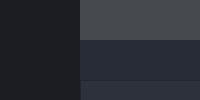
  <widget class="QWidget" name="centralwidget">
   <property name="styleSheet">
    <string notr="true">background: transparent;
color: rgb(210, 210, 210);</string>
   </property>
   <layout class="QHBoxLayout" name="horizontalLayout">
    <property name="spacing">
     <number>0</number>
    </property>
    <property name="leftMargin">
     <number>0</number>
    </property>
    <property name="topMargin">
     <number>0</number>
    </property>
    <property name="rightMargin">
     <number>0</number>
    </property>
    <property name="bottomMargin">
     <number>0</number>
    </property>
    <item>
     <widget class="QFrame" name="frame_main">
      <property name="styleSheet">
       <string notr="true"/>
      </property>
      <property name="frameShape">
       <enum>QFrame::NoFrame</enum>
      </property>
      <property name="frameShadow">
       <enum>QFrame::Raised</enum>
      </property>
      <layout class="QVBoxLayout" name="verticalLayout">
       <property name="spacing">
        <number>0</number>
       </property>
       <property name="leftMargin">
        <number>0</number>
       </property>
       <property name="topMargin">
        <number>0</number>
       </property>
       <property name="rightMargin">
        <number>0</number>
       </property>
       <property name="bottomMargin">
        <number>0</number>
       </property>
       <item>
        <widget class="QFrame" name="frame_top">
         <property name="maximumSize">
          <size>
           <width>16777215</width>
           <height>80</height>
          </size>
         </property>
         <property name="styleSheet">
          <string notr="true">background-color: transparent;</string>
         </property>
         <property name="frameShape">
          <enum>QFrame::NoFrame</enum>
         </property>
         <property name="frameShadow">
          <enum>QFrame::Raised</enum>
         </property>
         <layout class="QHBoxLayout" name="horizontalLayout_3">
          <property name="spacing">
           <number>0</number>
          </property>
          <property name="leftMargin">
           <number>0</number>
          </property>
          <property name="topMargin">
           <number>0</number>
          </property>
          <property name="rightMargin">
           <number>0</number>
          </property>
          <property name="bottomMargin">
           <number>0</number>
          </property>
          <item>
           <widget class="QFrame" name="frame_toggle">
            <property name="maximumSize">
             <size>
              <width>80</width>
              <height>16777215</height>
             </size>
            </property>
            <property name="styleSheet">
             <string notr="true">background-color: rgb(27, 29, 35);</string>
            </property>
            <property name="frameShape">
             <enum>QFrame::NoFrame</enum>
            </property>
            <property name="frameShadow">
             <enum>QFrame::Raised</enum>
            </property>
            <layout class="QVBoxLayout" name="verticalLayout_3">
             <property name="spacing">
              <number>0</number>
             </property>
             <property name="leftMargin">
              <number>0</number>
             </property>
             <property name="topMargin">
              <number>0</number>
             </property>
             <property name="rightMargin">
              <number>0</number>
             </property>
             <property name="bottomMargin">
              <number>0</number>
             </property>
             <item>
              <widget class="QPushButton" name="btn_toggle_menu">
               <property name="sizePolicy">
                <sizepolicy hsizetype="Expanding" vsizetype="Expanding">
                 <horstretch>240</horstretch>
                 <verstretch>0</verstretch>
                </sizepolicy>
               </property>
               <property name="maximumSize">
                <size>
                 <width>80</width>
                 <height>16777215</height>
                </size>
               </property>
               <property name="styleSheet">
                <string notr="true">QPushButton {
	background-image: url(:/24x24/icons/24x24/cil-menu.png);
	background-position: center;
	background-repeat: no-repeat;
	border: none;
	background-color: rgb(27, 29, 35);
}

QPushButton:hover {
	background-color: rgb(33, 37, 43);
}

QPushButton:pressed, 
QPushButton:checked {	
	background-color: rgb(44, 49, 60);
}</string>
               </property>
               <property name="text">
                <string/>
               </property>
               <property name="checkable">
                <bool>true</bool>
               </property>
               <property name="autoExclusive">
                <bool>true</bool>
               </property>
               <property name="autoDefault">
                <bool>true</bool>
               </property>
              </widget>
             </item>
            </layout>
           </widget>
          </item>
          <item>
           <widget class="QFrame" name="frame_top_right">
            <property name="styleSheet">
             <string notr="true">background: transparent;</string>
            </property>
            <property name="frameShape">
             <enum>QFrame::NoFrame</enum>
            </property>
            <property name="frameShadow">
             <enum>QFrame::Raised</enum>
            </property>
            <layout class="QVBoxLayout" name="verticalLayout_2">
             <property name="spacing">
              <number>0</number>
             </property>
             <property name="leftMargin">
              <number>0</number>
             </property>
             <property name="topMargin">
              <number>0</number>
             </property>
             <property name="rightMargin">
              <number>0</number>
             </property>
             <property name="bottomMargin">
              <number>0</number>
             </property>
             <item>
              <widget class="QFrame" name="frame_top_btns">
               <property name="maximumSize">
                <size>
                 <width>16777215</width>
                 <height>40</height>
                </size>
               </property>
               <property name="styleSheet">
                <string notr="true">background-color: rgba(33, 37, 43, 150);</string>
               </property>
               <property name="frameShape">
                <enum>QFrame::NoFrame</enum>
               </property>
               <property name="frameShadow">
                <enum>QFrame::Raised</enum>
               </property>
               <layout class="QHBoxLayout" name="horizontalLayout_4">
                <property name="spacing">
                 <number>0</number>
                </property>
                <property name="leftMargin">
                 <number>0</number>
                </property>
                <property name="topMargin">
                 <number>0</number>
                </property>
                <property name="rightMargin">
                 <number>0</number>
                </property>
                <property name="bottomMargin">
                 <number>0</number>
                </property>
                <item>
                 <widget class="QFrame" name="frame_label_top_btns">
                  <property name="frameShape">
                   <enum>QFrame::NoFrame</enum>
                  </property>
                  <property name="frameShadow">
                   <enum>QFrame::Raised</enum>
                  </property>
                  <layout class="QHBoxLayout" name="horizontalLayout_10">
                   <property name="spacing">
                    <number>0</number>
                   </property>
                   <property name="leftMargin">
                    <number>0</number>
                   </property>
                   <property name="topMargin">
                    <number>0</number>
                   </property>
                   <property name="rightMargin">
                    <number>0</number>
                   </property>
                   <property name="bottomMargin">
                    <number>0</number>
                   </property>
                  </layout>
                 </widget>
                </item>
                <item>
                 <widget class="QFrame" name="frame_btns_right">
                  <property name="maximumSize">
                   <size>
                    <width>120</width>
                    <height>16777215</height>
                   </size>
                  </property>
                  <property name="frameShape">
                   <enum>QFrame::NoFrame</enum>
                  </property>
                  <property name="frameShadow">
                   <enum>QFrame::Raised</enum>
                  </property>
                  <layout class="QHBoxLayout" name="horizontalLayout_5">
                   <property name="spacing">
                    <number>0</number>
                   </property>
                   <property name="leftMargin">
                    <number>0</number>
                   </property>
                   <property name="topMargin">
                    <number>0</number>
                   </property>
                   <property name="rightMargin">
                    <number>0</number>
                   </property>
                   <property name="bottomMargin">
                    <number>0</number>
                   </property>
                   <item>
                    <widget class="QPushButton" name="btn_minimize">
                     <property name="sizePolicy">
                      <sizepolicy hsizetype="Minimum" vsizetype="Expanding">
                       <horstretch>0</horstretch>
                       <verstretch>0</verstretch>
                      </sizepolicy>
                     </property>
                     <property name="toolTip">
                      <string>Minimize</string>
                     </property>
                     <property name="styleSheet">
                      <string notr="true">QPushButton {	
	border: none;
	background-color: transparent;
}
QPushButton:hover {
	background-color: rgb(44, 49, 60)
}
QPushButton:pressed {	
	background-color: rgb(85, 170, 255);
}</string>
                     </property>
                     <property name="text">
                      <string/>
                     </property>
                     <property name="icon">
                      <iconset resource="files.qrc">
                       <normaloff>:/16x16/icons/16x16/cil-window-minimize.png</normaloff>:/16x16/icons/16x16/cil-window-minimize.png</iconset>
                     </property>
                    </widget>
                   </item>
                   <item>
                    <widget class="QPushButton" name="btn_maximize_restore">
                     <property name="sizePolicy">
                      <sizepolicy hsizetype="Minimum" vsizetype="Expanding">
                       <horstretch>0</horstretch>
                       <verstretch>0</verstretch>
                      </sizepolicy>
                     </property>
                     <property name="toolTip">
                      <string>Maximize</string>
                     </property>
                     <property name="styleSheet">
                      <string notr="true">QPushButton {	
	border: none;
	background-color: transparent;
}
QPushButton:hover {
	background-color: rgb(44, 49, 60)
}
QPushButton:pressed {	
	background-color: rgb(85, 170, 255);
}</string>
                     </property>
                     <property name="text">
                      <string/>
                     </property>
                     <property name="icon">
                      <iconset resource="files.qrc">
                       <normaloff>:/16x16/icons/16x16/cil-window-maximize.png</normaloff>:/16x16/icons/16x16/cil-window-maximize.png</iconset>
                     </property>
                    </widget>
                   </item>
                   <item>
                    <widget class="QPushButton" name="btn_close">
                     <property name="sizePolicy">
                      <sizepolicy hsizetype="Minimum" vsizetype="Expanding">
                       <horstretch>0</horstretch>
                       <verstretch>0</verstretch>
                      </sizepolicy>
                     </property>
                     <property name="toolTip">
                      <string>Close</string>
                     </property>
                     <property name="styleSheet">
                      <string notr="true">QPushButton {	
	border: none;
	background-color: transparent;
}
QPushButton:hover {
	background-color: rgb(44, 49, 60)
}
QPushButton:pressed {	
	background-color: rgb(85, 170, 255);
}</string>
                     </property>
                     <property name="text">
                      <string/>
                     </property>
                     <property name="icon">
                      <iconset resource="files.qrc">
                       <normaloff>:/16x16/icons/16x16/cil-x.png</normaloff>:/16x16/icons/16x16/cil-x.png</iconset>
                     </property>
                    </widget>
                   </item>
                  </layout>
                 </widget>
                </item>
               </layout>
              </widget>
             </item>
             <item>
              <widget class="QFrame" name="frame_top_info">
               <property name="styleSheet">
                <string notr="true">background-color: rgb(39, 44, 54);</string>
               </property>
               <property name="frameShape">
                <enum>QFrame::NoFrame</enum>
               </property>
               <property name="frameShadow">
                <enum>QFrame::Raised</enum>
               </property>
               <layout class="QHBoxLayout" name="horizontalLayout_8">
                <property name="spacing">
                 <number>0</number>
                </property>
                <property name="leftMargin">
                 <number>10</number>
                </property>
                <property name="topMargin">
                 <number>0</number>
                </property>
                <property name="rightMargin">
                 <number>10</number>
                </property>
                <property name="bottomMargin">
                 <number>0</number>
                </property>
               </layout>
              </widget>
             </item>
            </layout>
           </widget>
          </item>
         </layout>
        </widget>
       </item>
       <item>
        <widget class="QFrame" name="frame_center">
         <property name="styleSheet">
          <string notr="true">background-color: rgb(40, 44, 52);</string>
         </property>
         <property name="frameShape">
          <enum>QFrame::NoFrame</enum>
         </property>
         <property name="frameShadow">
          <enum>QFrame::Raised</enum>
         </property>
         <layout class="QHBoxLayout" name="horizontalLayout_2">
          <property name="spacing">
           <number>0</number>
          </property>
          <property name="leftMargin">
           <number>0</number>
          </property>
          <property name="topMargin">
           <number>0</number>
          </property>
          <property name="rightMargin">
           <number>0</number>
          </property>
          <property name="bottomMargin">
           <number>0</number>
          </property>
          <item>
           <widget class="QFrame" name="frame_left_menu">
            <property name="sizePolicy">
             <sizepolicy hsizetype="Preferred" vsizetype="Preferred">
              <horstretch>0</horstretch>
              <verstretch>0</verstretch>
             </sizepolicy>
            </property>
            <property name="minimumSize">
             <size>
              <width>0</width>
              <height>0</height>
             </size>
            </property>
            <property name="maximumSize">
             <size>
              <width>80</width>
              <height>16777215</height>
             </size>
            </property>
            <property name="layoutDirection">
             <enum>Qt::LeftToRight</enum>
            </property>
            <property name="styleSheet">
             <string notr="true">background-color: rgb(27, 29, 35);</string>
            </property>
            <property name="frameShape">
             <enum>QFrame::NoFrame</enum>
            </property>
            <property name="frameShadow">
             <enum>QFrame::Raised</enum>
            </property>
            <layout class="QVBoxLayout" name="verticalLayout_5">
             <property name="spacing">
              <number>0</number>
             </property>
             <property name="leftMargin">
              <number>0</number>
             </property>
             <property name="topMargin">
              <number>0</number>
             </property>
             <property name="rightMargin">
              <number>0</number>
             </property>
             <property name="bottomMargin">
              <number>0</number>
             </property>
             <item>
              <widget class="QFrame" name="frame_menus">
               <property name="minimumSize">
                <size>
                 <width>160</width>
                 <height>0</height>
                </size>
               </property>
               <property name="maximumSize">
                <size>
                 <width>80</width>
                 <height>16777215</height>
                </size>
               </property>
               <property name="styleSheet">
                <string notr="true">width: 40px</string>
               </property>
               <property name="frameShape">
                <enum>QFrame::NoFrame</enum>
               </property>
               <property name="frameShadow">
                <enum>QFrame::Raised</enum>
               </property>
               <widget class="QPushButton" name="btn_upload_file">
                <property name="geometry">
                 <rect>
                  <x>0</x>
                  <y>30</y>
                  <width>160</width>
                  <height>80</height>
                 </rect>
                </property>
                <property name="sizePolicy">
                 <sizepolicy hsizetype="Expanding" vsizetype="Fixed">
                  <horstretch>0</horstretch>
                  <verstretch>0</verstretch>
                 </sizepolicy>
                </property>
                <property name="minimumSize">
                 <size>
                  <width>160</width>
                  <height>80</height>
                 </size>
                </property>
                <property name="font">
                 <font>
                  <family>Cambria</family>
                  <pointsize>8</pointsize>
                  <weight>75</weight>
                  <bold>true</bold>
                 </font>
                </property>
                <property name="layoutDirection">
                 <enum>Qt::LeftToRight</enum>
                </property>
                <property name="styleSheet">
                 <string notr="true">QPushButton {	
	image: url(:/20x20/icons/20x20/cil-vertical-align-top.png);
	border: none;
	padding-right: 80px;
	background-color: rgb(27, 29, 35);
	text-align: left;
}

QPushButton:hover {
	background-color: rgb(33, 37, 43);
}

QPushButton:pressed, 
QPushButton:checked {	
	background-color: rgb(44, 49, 60);
}</string>
                </property>
                <property name="text">
                 <string>                           UPLOAD FILE</string>
                </property>
                <property name="checkable">
                 <bool>true</bool>
                </property>
                <property name="checked">
                 <bool>false</bool>
                </property>
                <property name="autoRepeat">
                 <bool>false</bool>
                </property>
                <property name="autoExclusive">
                 <bool>true</bool>
                </property>
                <property name="autoDefault">
                 <bool>false</bool>
                </property>
                <property name="default">
                 <bool>false</bool>
                </property>
               </widget>
               <widget class="QPushButton" name="btn_check_file">
                <property name="geometry">
                 <rect>
                  <x>0</x>
                  <y>136</y>
                  <width>160</width>
                  <height>80</height>
                 </rect>
                </property>
                <property name="sizePolicy">
                 <sizepolicy hsizetype="Expanding" vsizetype="Fixed">
                  <horstretch>0</horstretch>
                  <verstretch>0</verstretch>
                 </sizepolicy>
                </property>
                <property name="minimumSize">
                 <size>
                  <width>160</width>
                  <height>80</height>
                 </size>
                </property>
                <property name="font">
                 <font>
                  <family>Cambria</family>
                  <pointsize>8</pointsize>
                  <weight>75</weight>
                  <bold>true</bold>
                 </font>
                </property>
                <property name="layoutDirection">
                 <enum>Qt::LeftToRight</enum>
                </property>
                <property name="styleSheet">
                 <string notr="true">QPushButton {	
	image: url(:/20x20/icons/20x20/cil-description.png);
	border: none;
	padding-right: 80px;
	background-color: rgb(27, 29, 35);
	text-align: left;
}
QPushButton:hover {
	background-color: rgb(33, 37, 43);

}

QPushButton:pressed, 
QPushButton:checked {	
	background-color: rgb(44, 49, 60);
}</string>
                </property>
                <property name="text">
                 <string>                                           CHECK FILE</string>
                </property>
                <property name="checkable">
                 <bool>true</bool>
                </property>
                <property name="autoRepeat">
                 <bool>false</bool>
                </property>
                <property name="autoExclusive">
                 <bool>true</bool>
                </property>
                <property name="autoDefault">
                 <bool>false</bool>
                </property>
                <property name="default">
                 <bool>false</bool>
                </property>
               </widget>
               <widget class="QPushButton" name="btn_grader">
                <property name="geometry">
                 <rect>
                  <x>0</x>
                  <y>242</y>
                  <width>160</width>
                  <height>80</height>
                 </rect>
                </property>
                <property name="sizePolicy">
                 <sizepolicy hsizetype="Expanding" vsizetype="Fixed">
                  <horstretch>0</horstretch>
                  <verstretch>0</verstretch>
                 </sizepolicy>
                </property>
                <property name="minimumSize">
                 <size>
                  <width>160</width>
                  <height>80</height>
                 </size>
                </property>
                <property name="font">
                 <font>
                  <family>Cambria</family>
                  <pointsize>8</pointsize>
                  <weight>75</weight>
                  <bold>true</bold>
                 </font>
                </property>
                <property name="layoutDirection">
                 <enum>Qt::LeftToRight</enum>
                </property>
                <property name="styleSheet">
                 <string notr="true">QPushButton {	
	image: url(:/20x20/icons/20x20/cil-task.png);
	border: none;
	padding-right: 80px;
	background-color: rgb(27, 29, 35);
	text-align: center;
}

QPushButton:hover {
	background-color: rgb(33, 37, 43);
}

QPushButton:pressed, 
QPushButton:checked {	
	background-color: rgb(44, 49, 60);
}</string>
                </property>
                <property name="text">
                 <string>                                            GRADER</string>
                </property>
                <property name="checkable">
                 <bool>true</bool>
                </property>
                <property name="autoRepeat">
                 <bool>false</bool>
                </property>
                <property name="autoExclusive">
                 <bool>true</bool>
                </property>
                <property name="autoDefault">
                 <bool>false</bool>
                </property>
                <property name="default">
                 <bool>false</bool>
                </property>
               </widget>
               <widget class="QPushButton" name="btn_delete_file">
                <property name="geometry">
                 <rect>
                  <x>0</x>
                  <y>550</y>
                  <width>160</width>
                  <height>80</height>
                 </rect>
                </property>
                <property name="sizePolicy">
                 <sizepolicy hsizetype="Expanding" vsizetype="Fixed">
                  <horstretch>0</horstretch>
                  <verstretch>0</verstretch>
                 </sizepolicy>
                </property>
                <property name="minimumSize">
                 <size>
                  <width>160</width>
                  <height>80</height>
                 </size>
                </property>
                <property name="font">
                 <font>
                  <family>Cambria</family>
                  <pointsize>8</pointsize>
                  <weight>75</weight>
                  <bold>true</bold>
                 </font>
                </property>
                <property name="layoutDirection">
                 <enum>Qt::LeftToRight</enum>
                </property>
                <property name="styleSheet">
                 <string notr="true">QPushButton {	
	
	image: url(:/20x20/icons/20x20/cil-x-circle.png);
	border: none;
	padding-right: 80px;
	background-color: rgb(27, 29, 35);
	text-align: center;
}

QPushButton:hover {
	background-color: rgb(33, 37, 43);
}

QPushButton:pressed, 
QPushButton:checked {	
	background-color: rgb(44, 49, 60);
}</string>
                </property>
                <property name="text">
                 <string>                                     EXIT</string>
                </property>
                <property name="checkable">
                 <bool>true</bool>
                </property>
                <property name="autoRepeat">
                 <bool>false</bool>
                </property>
                <property name="autoExclusive">
                 <bool>true</bool>
                </property>
                <property name="autoDefault">
                 <bool>false</bool>
                </property>
                <property name="default">
                 <bool>false</bool>
                </property>
               </widget>
              </widget>
             </item>
            </layout>
           </widget>
          </item>
          <item>
           <widget class="QFrame" name="frame_content_right">
            <property name="styleSheet">
             <string notr="true">background-color: rgb(44, 49, 60);</string>
            </property>
            <property name="frameShape">
             <enum>QFrame::NoFrame</enum>
            </property>
            <property name="frameShadow">
             <enum>QFrame::Raised</enum>
            </property>
            <layout class="QVBoxLayout" name="verticalLayout_4">
             <property name="spacing">
              <number>0</number>
             </property>
             <property name="leftMargin">
              <number>0</number>
             </property>
             <property name="topMargin">
              <number>0</number>
             </property>
             <property name="rightMargin">
              <number>0</number>
             </property>
             <property name="bottomMargin">
              <number>0</number>
             </property>
             <item>
              <widget class="QFrame" name="frame_content">
               <property name="cursor">
                <cursorShape>ArrowCursor</cursorShape>
               </property>
               <property name="frameShape">
                <enum>QFrame::NoFrame</enum>
               </property>
               <property name="frameShadow">
                <enum>QFrame::Raised</enum>
               </property>
               <widget class="QFrame" name="upload_frame">
                <property name="enabled">
                 <bool>true</bool>
                </property>
                <property name="geometry">
                 <rect>
                  <x>0</x>
                  <y>0</y>
                  <width>871</width>
                  <height>621</height>
                 </rect>
                </property>
                <property name="cursor">
                 <cursorShape>ArrowCursor</cursorShape>
                </property>
                <property name="styleSheet">
                 <string notr="true">background-color: rgb(44, 49, 60);</string>
                </property>
                <property name="frameShape">
                 <enum>QFrame::NoFrame</enum>
                </property>
                <property name="frameShadow">
                 <enum>QFrame::Raised</enum>
                </property>
                <widget class="QPushButton" name="upload">
                 <property name="geometry">
                  <rect>
                   <x>270</x>
                   <y>180</y>
                   <width>321</width>
                   <height>141</height>
                  </rect>
                 </property>
                 <property name="styleSheet">
                  <string notr="true">QPushButton{
	width: 30%;
  	align : center;
  	background: none;
  	border: 1px solid #ff6700;
  	color: #ff6700;
  	padding: 5px;
  	font-size: 18px;
  	cursor: pointer;
 	margin: 12px 16px;
  	position: relative;
  	text-transform: uppercase;
	box-shadow:  0px 0px 8px 0px #000;
	transition: all 1.0s ease-in-out;
	border-radius: 20px;
}

QPushButton:hover {
	color : #eee;
	background-color : #ff6700;
	box-shadow:  0px 0px 0px  #000;
}</string>
                 </property>
                 <property name="text">
                  <string>PushButton</string>
                 </property>
                </widget>
               </widget>
               <widget class="QFrame" name="result_view">
                <property name="enabled">
                 <bool>true</bool>
                </property>
                <property name="geometry">
                 <rect>
                  <x>0</x>
                  <y>0</y>
                  <width>881</width>
                  <height>641</height>
                 </rect>
                </property>
                <property name="cursor">
                 <cursorShape>ArrowCursor</cursorShape>
                </property>
                <property name="styleSheet">
                 <string notr="true">background-color: rgb(44, 49, 60);</string>
                </property>
                <property name="frameShape">
                 <enum>QFrame::NoFrame</enum>
                </property>
                <property name="frameShadow">
                 <enum>QFrame::Raised</enum>
                </property>
                <widget class="QTableWidget" name="tableWidget">
                 <property name="geometry">
                  <rect>
                   <x>0</x>
                   <y>0</y>
                   <width>871</width>
                   <height>441</height>
                  </rect>
                 </property>
                 <property name="styleSheet">
                  <string notr="true">color: rgb(255, 255, 255);</string>
                 </property>
                </widget>
                <widget class="QListWidget" name="listWidget">
                 <property name="geometry">
                  <rect>
                   <x>280</x>
                   <y>460</y>
                   <width>311</width>
                   <height>101</height>
                  </rect>
                 </property>
                 <property name="styleSheet">
                  <string notr="true">color: rgb(255, 255, 255);</string>
                 </property>
                </widget>
               </widget>
              </widget>
             </item>
            </layout>
           </widget>
          </item>
         </layout>
        </widget>
       </item>
      </layout>
     </widget>
    </item>
   </layout>
  </widget>
